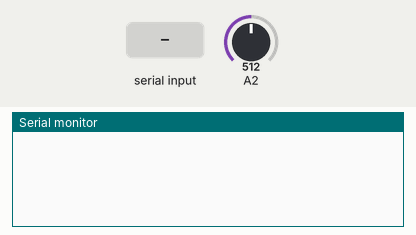
Simulated run of this sketch. Board: Arduino Uno, built with avr-gcc and run on an emulated ATmega328P. Parts: the last lines printed to the serial monitor. The test bench sets the inputs (shaded band); at power-on: A2 = 512.

Above: at 1.0 s.
1.1 s: "1" received over Serial
At 1.9 s:
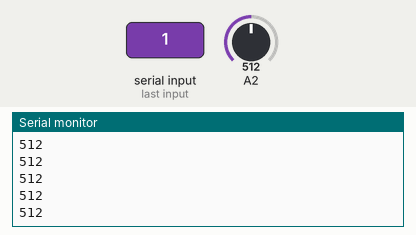
3.3 s: A2 set to 716
At 4.4 s:
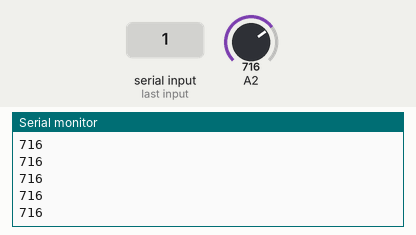
4.8 s: A2 set to 900
At 5.3 s:
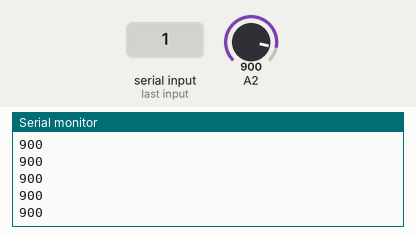
Timing chart, 0 to 7.8 s (numbered marks = the images above; inputs shaded):
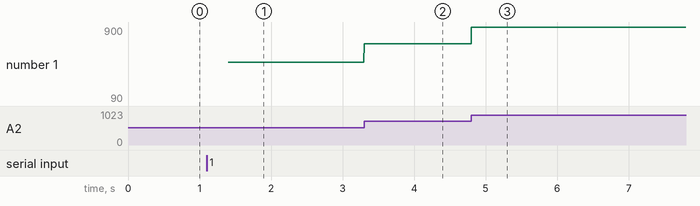

The sketch:

WK11_EX1_MovingEllipse.ino
```cpp
int sensor = A2;

void setup() {
  Serial.begin(9600);

  // start the handshake
  while (Serial.available() <= 0) {
    digitalWrite(LED_BUILTIN, HIGH); // on/blink while waiting for serial data
    // Serial.println("0"); // send a starting message
    delay(300);            // wait 1/3 second
    digitalWrite(LED_BUILTIN, LOW);
    delay(50);
  }

}

void loop() {

  while (Serial.available()) {
    digitalWrite(LED_BUILTIN, HIGH); // led on while receiving data

    int sensorVal = analogRead(A2);
    Serial.println(sensorVal);
    delay(5);
  }

}
```

Measured:
- after the input at 1.1 s, the serial monitor: prints a new line after 0.30 s (image 1)
- after the input at 3.3 s, the serial monitor: prints a new line at once (image 2)
- after the input at 4.8 s, the serial monitor: prints a new line at once (image 3)
- plotted number 1: 512 → 716 after the input at 3.3 s, 716 → 90 after the input at 4.8 s
